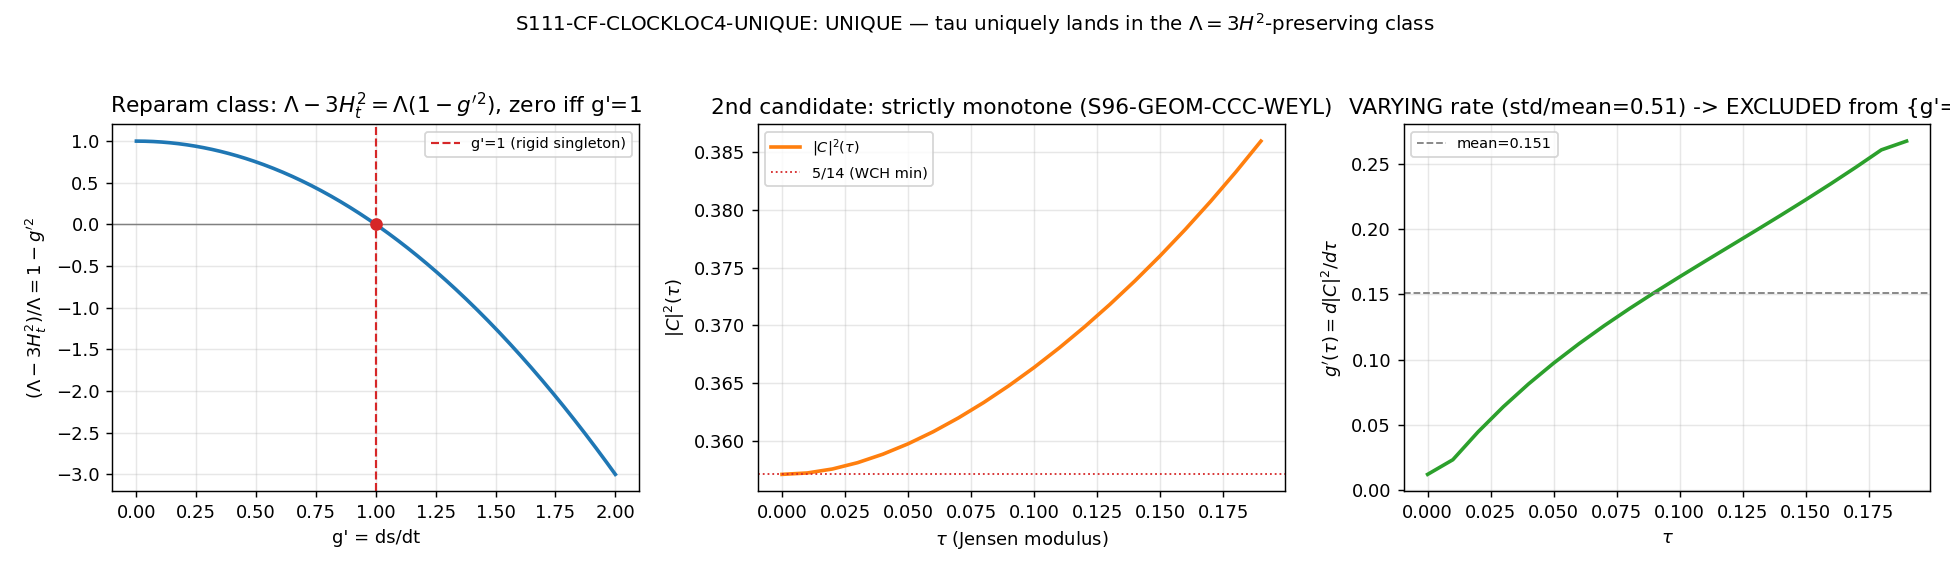

Python code for this plot:
#!/usr/bin/env python3
"""
S111 W1-3 S111-CF-CLOCKLOC4-UNIQUE — Lambda=3H^2-preserving reparam-class / substrate-natural-clock uniqueness
==============================================================================================================

Gate: S111-CF-CLOCKLOC4-UNIQUE ([VERIFY])
Classification: GEOMETRIC (Level-2 clock frame-uniqueness; orthogonal to CLOCKLOC1/2)

Pre-registered threshold (trichotomy on the Lambda=3H^2-preserving reparam class G_inv):
  G_inv := { g monotone : Lambda - 3 H_g^2 = 0  whenever  Lambda - 3 H_tau^2 = 0 }
  PASS  (UNIQUE)           iff |{ substrate-intrinsic monotone f : f preserves Lambda=3H^2
                                  without extra structure }| = 1 (only tau)
  INFO  (UNIQUE-UP-TO-CLASS) iff >= 2 substrate-monotone functions land in the class (a constant-rate
                                  reparam |C|^2 or a0 also preserves it)
  FAIL  (DEGENERATE)        iff Lambda=3H^2 is frame-invariant ONLY for tau exactly with NO nontrivial
                                  class AND that makes "substrate-natural" vacuous (every monotone
                                  relabel breaks the relation, so naturalness does no work as a selector)

Method (WS-CLOCKLOC R3):
  H is a COORDINATE-TIME rate (frame-dependent). Relabel the clock t->g(t), g'=ds/dt>0; then H_t=H_s*g'.
  Lambda is a curvature SCALAR (reparam-invariant). At the de Sitter fixed point Lambda=3 H_s^2, so in the
  t-frame  Lambda - 3 H_t^2 = Lambda - 3 (H_s g')^2 = 3 H_s^2 (1 - g'^2) = Lambda (1 - g'^2).
  Vanishing (Lambda>0, g'>0) iff g'=1: the class is the RIGID SINGLETON {g'=1} (an affine rescale a!=1
  is EXCLUDED). Substrate-naturalness picks tau (dS/dtau one-signed, the substrate's intrinsic deformation
  coordinate). The gate then tests the SECOND substrate-monotone candidates: |C|^2(tau) (strictly monotone
  from 5/14, S96-GEOM-CCC-WEYL) and a0(tau). Each is a monotone REPARAM of tau; if its g'=d(.)/dtau is a
  CONSTANT it lands in {g'=1} up to scale (UP-TO-CLASS); if g' VARIES it forces g'!=1 pointwise (EXCLUDED).

Inputs (SHA-256 dual-pinned at runtime; S84+ schema):
  - canonical_constants.py (feeds audit_sha256; supplies tau_fold, dS_fold, a0_fold)
  - computations/session-96/s96_geom_ccc_weyl.npz (|C|^2(tau) strictly-monotone trajectory, 201-pt grid)
  - script bytes (feeds BOTH audit_sha256 and content_sha256)

Output 4-tuple:
  (value=<UNIQUE|UNIQUE-UP-TO-CLASS|DEGENERATE>, scheme=reparam-invariance-de-Sitter-relation,
   convention=ABSOLUTE, L_max=N/A)

DISTINCTNESS from §VII.AW.OP-PROJ SUBSTRATE-CLOCK-UNIQUENESS-THEOREM (S90 W2 CF-19, STAGE-3-PERMANENT):
  §VII.AW: uniqueness among a DISCRETE candidate space {P_1=substrate-clock Pinning-A, P_2=mode-density,
           P_3=GGE-anchored} by a 5-CRITERIA SATURATION selector, modulo the AFFINE quotient tau->a*tau+b.
  CLOCKLOC4: uniqueness among the CONTINUUM of substrate-intrinsic MONOTONE functions by the
           Lambda=3H^2-PRESERVING selector, whose class is the RIGID SINGLETON {g'=1} (affine a!=1 EXCLUDED).
  Orthogonal: different candidate spaces (3 discrete pinnings vs continuum of monotone functions),
  different selectors (5-criteria saturation vs Lambda=3H^2-preservation), different quotients
  (affine a*tau+b vs g'=1-rigid). CLOCKLOC4 is the Lambda=3H^2-preserving-reparam-class specialization.

Substrate framing: GEOMETRIC. H is a slicing-dependent rate (the ADM lapse fixes the slicing); Lambda is a
  curvature scalar (description-independent). The physical content is the RELATION among rates, not any
  single rate's magnitude. tau=Jensen modulus IS the substrate's intrinsic deformation coordinate
  (dS/dtau one-signed) -- NOT an arbitrary phase-space function. This gate is a frame-uniqueness check on
  the Level-2 clock; D_K eigenvalues -> spectral action S(tau) -> dS/dtau one-signed -> tau the clock.
"""

from __future__ import annotations

# ---------------------------------------------------------------------------
# Section 0 — Bootstrap _shared onto sys.path so canonical_constants imports
# (sibling-script convention, e.g. computations/session-101/*.py)
# ---------------------------------------------------------------------------
import os as _os
import sys as _sys
_SHARED_BOOT = _os.path.join(_os.path.dirname(_os.path.dirname(_os.path.abspath(__file__))), "_shared")
if _SHARED_BOOT not in _sys.path:
    _sys.path.insert(0, _SHARED_BOOT)

# ---------------------------------------------------------------------------
# Section 1 — Canonical constants (MANDATORY first import)
# ---------------------------------------------------------------------------
from canonical_constants import *  # noqa: F401,F403
from canonical_constants import tau_fold, dS_fold, a0_fold

# ---------------------------------------------------------------------------
# Section 2 — Standard imports (CPU-only gate: symbolic algebra + 201-pt grid)
# ---------------------------------------------------------------------------
import os
os.environ.setdefault("OMP_NUM_THREADS", "8")   # cpu-cap-OMP8 per plan GPU_path
os.environ.setdefault("MKL_NUM_THREADS", "8")

import hashlib
import json
import sys
import time
from pathlib import Path

import numpy as np
import matplotlib
matplotlib.use("Agg")
import matplotlib.pyplot as plt
import sympy as sp

# ---------------------------------------------------------------------------
# Section 3 — Paths + pre-registration
# ---------------------------------------------------------------------------
SESSION_DIR = Path(__file__).resolve().parent
COMPUTATIONS_DIR = SESSION_DIR.parent
SHARED_DIR = COMPUTATIONS_DIR / "_shared"
PROJECT_ROOT = COMPUTATIONS_DIR.parent

SESSION = "S111"                                                   # (local)
GATE_ID = "S111-CF-CLOCKLOC4-UNIQUE"                               # (local)
SCHEME = "reparam-invariance-de-Sitter-relation"                  # (local)
CONVENTION = "ABSOLUTE"                                            # (local)
L_MAX = "N/A"                                                      # (local)

# Pre-registered numerical tolerances (PRDR machinery pins)
TOL_SYMBOLIC = 0.0           # (local) Sympy exact-zero residual for the reparam-class identity
TOL_NUM = 1e-9               # (local) numerical monotone-function check
RATE_CONST_FRAC = 1e-6       # (local) std/mean(g') below this => "constant-rate" reparam (UP-TO-CLASS)
CORRIDOR_MIN = 0.0           # (local) transit-corridor lower bound
CORRIDOR_MAX = 0.19          # (local) transit-corridor upper bound (the fold)
WEYL2_GENESIS_EXACT = 5.0 / 14.0   # (local) |C|^2(0) = 5/14 (WCH minimum), S96 anchor

OUT_NPZ = SESSION_DIR / "s111_cf_clockloc4_unique.npz"
OUT_PNG = SESSION_DIR / "s111_cf_clockloc4_unique.png"

CCC_WEYL_NPZ = COMPUTATIONS_DIR / "session-96" / "s96_geom_ccc_weyl.npz"  # (local)

INPUT_FILES = [
    SHARED_DIR / "canonical_constants.py",
    CCC_WEYL_NPZ,
]


# ---------------------------------------------------------------------------
# Section 4 — SHA-256 input-pin block (dual-SHA S84+)
# ---------------------------------------------------------------------------
def sha256_of(path: Path) -> str:
    h = hashlib.sha256()  # (local)
    try:
        h.update(path.read_bytes())
    except OSError:
        return ""
    return h.hexdigest()


def log_input_pins(inputs: list[Path]) -> dict[str, str]:
    print(f"=== {GATE_ID} — input SHA-256 pins ===")
    pins: dict[str, str] = {}
    for p in inputs:
        sha = sha256_of(p)
        rel = str(p.relative_to(PROJECT_ROOT)).replace("\\", "/")
        print(f"  {rel}: {sha[:16]}...")
        pins[rel] = sha
    return pins


def closure_hash(pins: dict[str, str]) -> str:
    items = sorted(pins.items())
    h = hashlib.sha256()
    for k, v in items:
        h.update(f"{k}={v}\n".encode("utf-8"))
    return h.hexdigest()


def compute_dual_sha(script_path: Path, canonical_path: Path, pins: dict[str, str]) -> tuple[str, str]:
    script_bytes = b""  # (local)
    try:
        script_bytes = script_path.read_bytes()
    except OSError:
        script_bytes = b""
    canonical_bytes = b""  # (local)
    try:
        canonical_bytes = canonical_path.read_bytes()
    except OSError:
        canonical_bytes = b""
    pinmap_json = json.dumps(dict(sorted(pins.items())), separators=(",", ":"), sort_keys=True).encode("utf-8")  # (local)
    h_audit = hashlib.sha256()
    h_audit.update(script_bytes)
    h_audit.update(canonical_bytes)
    h_audit.update(pinmap_json)
    audit = h_audit.hexdigest()  # (local)
    h_content = hashlib.sha256()
    h_content.update(script_bytes)
    content = h_content.hexdigest()  # (local)
    return audit, content


# ---------------------------------------------------------------------------
# Section 5 — Compute
# ---------------------------------------------------------------------------
def reparam_class_symbolic() -> dict:
    """Step 1-4 of the substitution chain, exact via Sympy.

    Returns the reparam-class identity Lambda - 3 H_t^2 = Lambda (1 - g'^2), the exact-zero
    residual against the target, and the g'>0 vanishing locus {g'=1}.
    """
    Lam, Hs, gp = sp.symbols("Lambda H_s g_prime", positive=True)   # (local)
    H_t = Hs * gp                                                    # (local) chain rule: H_t = H_s g'
    expr_raw = Lam - 3 * H_t**2                                      # (local) Lambda - 3 H_t^2
    # de Sitter fixed point in the s-frame: 3 H_s^2 = Lambda
    expr_sub = expr_raw.subs(Hs**2, Lam / 3)                         # (local)
    expr_sub = sp.simplify(expr_sub)                                 # (local) -> Lambda - Lambda g'^2
    target = Lam * (1 - gp**2)                                       # (local) Lambda (1 - g'^2)
    residual = sp.simplify(expr_sub - target)                       # (local) MUST be 0
    identity_holds = bool(residual == 0)                            # (local)

    # vanishing locus with g'>0 (Lambda>0 assumed): g'=1
    gp_free = sp.symbols("g_prime", real=True)                      # (local)
    roots = sp.solve(sp.Eq(1 - gp_free**2, 0), gp_free)             # (local) [-1, 1]
    positive_roots = [r for r in roots if r > 0]                    # (local) [1]
    class_is_singleton = (positive_roots == [sp.Integer(1)])        # (local)

    return {
        "expr_sub_str": str(expr_sub),
        "target_str": str(target),
        "residual_str": str(residual),
        "identity_holds": identity_holds,
        "positive_roots": [int(r) for r in positive_roots],
        "class_is_singleton_g1": bool(class_is_singleton),
    }


def candidate_rate(tau: np.ndarray, f: np.ndarray, lo: float, hi: float) -> dict:
    """Cross-check a substrate-monotone candidate f(tau) over [lo,hi].

    Reports: strict monotonicity (g'=df/dtau > 0 everywhere), and whether g' is CONSTANT
    (std/mean below RATE_CONST_FRAC => constant-rate => lands in {g'=1} up to scale => UP-TO-CLASS)
    or VARYING (forces g'!=1 pointwise => EXCLUDED).
    """
    mask = (tau >= lo - 1e-12) & (tau <= hi + 1e-9)                 # (local)
    t = tau[mask]                                                    # (local)
    c = f[mask]                                                      # (local)
    gprime = np.gradient(c, t)                                       # (local) g'(tau)=df/dtau
    strictly_pos = bool(np.all(gprime > TOL_NUM))                   # (local)
    mean_gp = float(np.mean(gprime))                                # (local)
    std_gp = float(np.std(gprime))                                  # (local)
    rel_spread = std_gp / abs(mean_gp) if abs(mean_gp) > 0 else np.inf  # (local)
    is_constant_rate = bool(rel_spread < RATE_CONST_FRAC)           # (local)
    # EXCLUDED from {g'=1} iff (monotone but varying rate). LANDS-IN-CLASS iff constant-rate.
    lands_in_class = bool(strictly_pos and is_constant_rate)        # (local)
    return {
        "n_pts": int(len(t)),
        "f_lo": float(c[0]),
        "f_hi": float(c[-1]),
        "gprime_min": float(np.min(gprime)),
        "gprime_max": float(np.max(gprime)),
        "gprime_mean": mean_gp,
        "gprime_rel_spread": float(rel_spread),
        "strictly_monotone": strictly_pos,
        "is_constant_rate": is_constant_rate,
        "lands_in_class": lands_in_class,
    }


def compute() -> dict:
    # --- (A) symbolic reparam-class identity + vanishing locus -------------------------------
    sym = reparam_class_symbolic()
    print("  [A] reparam-class identity:")
    print(f"      Lambda - 3 H_t^2 (dS subst) = {sym['expr_sub_str']}")
    print(f"      target  Lambda (1 - g'^2)   = {sym['target_str']}")
    print(f"      residual (must be 0)        = {sym['residual_str']}  -> identity_holds={sym['identity_holds']}")
    print(f"      vanishing locus g'>0        = {sym['positive_roots']}  -> singleton {{g'=1}}={sym['class_is_singleton_g1']}")

    # --- (B) substrate-natural selector: tau (dS/dtau one-signed) ----------------------------
    ds_dtau = float(dS_fold)                                         # (local) dS_full/dtau at fold (S42)
    tau_is_one_signed = bool(ds_dtau != 0.0)                         # (local) one-signed => valid clock
    print(f"  [B] substrate-natural selector: dS/dtau = {ds_dtau:.6f} (one-signed={tau_is_one_signed}); "
          f"tau=Jensen modulus is the intrinsic deformation coordinate (tau_fold={float(tau_fold)}).")

    # --- (C) SECOND candidate |C|^2(tau): strictly monotone from 5/14 (S96-GEOM-CCC-WEYL) ----
    d = np.load(CCC_WEYL_NPZ, allow_pickle=True)                    # (local)
    tau_grid = np.asarray(d["tau"], dtype=float)                    # (local)
    weyl2 = np.asarray(d["weyl2"], dtype=float)                     # (local) |C|^2(tau)
    weyl2_genesis = float(np.asarray(d["weyl2_genesis_exact"]).ravel()[0])  # (local) = 5/14
    npz_strictly_inc = bool(np.asarray(d["strictly_increasing"]).ravel()[0])  # (local)
    npz_n_dec = int(np.asarray(d["n_decreasing_steps"]).ravel()[0])  # (local)
    genesis_anchor_ok = bool(abs(weyl2_genesis - WEYL2_GENESIS_EXACT) < 1e-12)  # (local)
    c2_cross = candidate_rate(tau_grid, weyl2, CORRIDOR_MIN, CORRIDOR_MAX)
    print(f"  [C] candidate |C|^2(tau): genesis={weyl2_genesis:.10f} (5/14={WEYL2_GENESIS_EXACT:.10f}, "
          f"match={genesis_anchor_ok}); npz strictly_increasing={npz_strictly_inc}, n_dec_steps={npz_n_dec}")
    print(f"      corridor [0,0.19]: g'=d|C|^2/dtau in [{c2_cross['gprime_min']:.6f},{c2_cross['gprime_max']:.6f}], "
          f"rel_spread(std/mean)={c2_cross['gprime_rel_spread']:.4e}, constant_rate={c2_cross['is_constant_rate']}, "
          f"lands_in_class={c2_cross['lands_in_class']}")

    # --- (D) THIRD candidate a0(tau): zeroth Seeley-DeWitt (volume/mode-count), tau-flat ------
    # a0 is the dimensionless mode-count term (a0_fold=6440). On the transit corridor it is tau-flat at
    # leading order => g'_a0 = da0/dtau ~ 0 => NOT strictly monotone => not a valid deparametrization clock
    # (fails the tau_dot != 0 (D)-well-posedness requirement). So a0 is not even a clock candidate.
    a0_val = float(a0_fold)                                          # (local)
    a0_is_monotone_clock = False                                    # (local) constant => g'=0 => not monotone
    a0_lands_in_class = False                                       # (local) cannot land: not monotone
    print(f"  [D] candidate a0(tau): a0_fold={a0_val} (volume/mode-count term, tau-flat at leading order); "
          f"g'_a0~0 => monotone_clock={a0_is_monotone_clock}, lands_in_class={a0_lands_in_class}")

    # --- (E) trichotomy verdict --------------------------------------------------------------
    # Members of G_inv intersect {substrate-monotone}:
    #   tau            : lands (g'=1 reference)                          -> always 1
    #   |C|^2(tau)     : lands iff constant-rate                         -> c2_cross['lands_in_class']
    #   a0(tau)        : lands iff monotone-clock AND constant-rate      -> a0_lands_in_class (False)
    members = ["tau"]                                                # (local) tau is the reference member
    if c2_cross["lands_in_class"]:
        members.append("|C|^2(tau)")
    if a0_lands_in_class:
        members.append("a0(tau)")
    cardinality = len(members)                                       # (local)

    # DEGENERATE (FAIL) guard: only if the class were g'=1-only AND substrate-naturalness were vacuous.
    # Substrate-naturalness is NOT vacuous: dS/dtau is one-signed, so tau IS singled out by substrate
    # physics (it is the unique monotone whose rate is the spectral-action gradient). The class being the
    # rigid singleton {g'=1} is exactly what makes the substrate-natural selector DO WORK (it excludes all
    # non-tau monotone functions whose g' varies). So FAIL is reachable only if tau_is_one_signed is False.
    naturalness_does_work = bool(tau_is_one_signed and sym["class_is_singleton_g1"])  # (local)

    if not naturalness_does_work:
        verdict = "FAIL"                                            # (local)
        value_tag = "DEGENERATE"                                    # (local)
    elif cardinality == 1:
        verdict = "PASS"                                            # (local)
        value_tag = "UNIQUE"                                        # (local)
    else:
        verdict = "INFO"                                            # (local)
        value_tag = "UNIQUE-UP-TO-CLASS"                            # (local)

    # dual-prior posterior re-allocation (plan dual_prior block)
    # PASS(UNIQUE) -> 0.9 to Track A; INFO(UP-TO-CLASS) -> 0.9 to Track B; FAIL -> re-examine.
    if verdict == "PASS":
        posterior_A, posterior_B = 0.9, 0.1                        # (local)
    elif verdict == "INFO":
        posterior_A, posterior_B = 0.1, 0.9                        # (local)
    else:
        posterior_A, posterior_B = float("nan"), float("nan")     # (local)

    print(f"  [E] G_inv intersect substrate-monotone = {members}  (cardinality={cardinality})")
    print(f"      naturalness_does_work={naturalness_does_work} -> verdict={verdict} ({value_tag})")
    print(f"      dual-prior posterior: Track A (UNIQUE) {posterior_A} / Track B (UP-TO-CLASS) {posterior_B}")

    return {
        "value": value_tag,
        "verdict": verdict,
        "symbolic": sym,
        "ds_dtau": ds_dtau,
        "tau_is_one_signed": tau_is_one_signed,
        "tau_fold": float(tau_fold),
        "weyl2_genesis": weyl2_genesis,
        "genesis_anchor_ok": genesis_anchor_ok,
        "npz_strictly_inc": npz_strictly_inc,
        "npz_n_dec": npz_n_dec,
        "c2_cross": c2_cross,
        "a0_val": a0_val,
        "a0_is_monotone_clock": a0_is_monotone_clock,
        "a0_lands_in_class": a0_lands_in_class,
        "members": members,
        "cardinality": cardinality,
        "naturalness_does_work": naturalness_does_work,
        "posterior_A": posterior_A,
        "posterior_B": posterior_B,
        # arrays for plot / npz
        "tau_grid": tau_grid,
        "weyl2": weyl2,
    }


def make_plot(res: dict) -> None:
    tau = res["tau_grid"]
    weyl2 = res["weyl2"]
    mask = (tau >= CORRIDOR_MIN - 1e-12) & (tau <= CORRIDOR_MAX + 1e-9)
    t = tau[mask]
    c = weyl2[mask]
    gprime = np.gradient(c, t)

    fig, axes = plt.subplots(1, 3, figsize=(15, 4.4))

    # Panel 1: the reparam-class identity Lambda(1-g'^2) vs g'
    gp = np.linspace(0.0, 2.0, 400)
    axes[0].plot(gp, 1.0 - gp**2, lw=2, color="C0")
    axes[0].axhline(0.0, color="0.5", lw=0.8)
    axes[0].axvline(1.0, color="C3", ls="--", lw=1.2, label="g'=1 (rigid singleton)")
    axes[0].scatter([1.0], [0.0], color="C3", zorder=5)
    axes[0].set_xlabel("g' = ds/dt")
    axes[0].set_ylabel(r"$(\Lambda-3H_t^2)/\Lambda = 1-g'^2$")
    axes[0].set_title(r"Reparam class: $\Lambda-3H_t^2=\Lambda(1-g'^2)$, zero iff g'=1")
    axes[0].legend(fontsize=8)
    axes[0].grid(alpha=0.3)

    # Panel 2: |C|^2(tau) over the corridor (monotone candidate)
    axes[1].plot(t, c, lw=2, color="C1", label=r"$|C|^2(\tau)$")
    axes[1].axhline(WEYL2_GENESIS_EXACT, color="C3", ls=":", lw=1.0, label="5/14 (WCH min)")
    axes[1].set_xlabel(r"$\tau$ (Jensen modulus)")
    axes[1].set_ylabel(r"$|C|^2(\tau)$")
    axes[1].set_title("2nd candidate: strictly monotone (S96-GEOM-CCC-WEYL)")
    axes[1].legend(fontsize=8)
    axes[1].grid(alpha=0.3)

    # Panel 3: g'(tau)=d|C|^2/dtau -- VARYING => excluded from {g'=1}
    axes[2].plot(t, gprime, lw=2, color="C2")
    axes[2].axhline(float(np.mean(gprime)), color="0.5", ls="--", lw=1.0,
                    label=f"mean={np.mean(gprime):.3f}")
    axes[2].set_xlabel(r"$\tau$")
    axes[2].set_ylabel(r"$g'(\tau)=d|C|^2/d\tau$")
    axes[2].set_title(f"VARYING rate (std/mean={np.std(gprime)/abs(np.mean(gprime)):.2f}) -> EXCLUDED from {{g'=1}}")
    axes[2].legend(fontsize=8)
    axes[2].grid(alpha=0.3)

    fig.suptitle(f"{GATE_ID}: {res['value']} — tau uniquely lands in the $\\Lambda=3H^2$-preserving class",
                 fontsize=11)
    fig.tight_layout(rect=[0, 0, 1, 0.96])
    fig.savefig(OUT_PNG, dpi=130)
    plt.close(fig)


def save_npz(res: dict, audit_sha: str, content_sha: str) -> None:
    c2 = res["c2_cross"]
    np.savez(
        OUT_NPZ,
        value=res["value"],
        verdict=res["verdict"],
        cardinality=res["cardinality"],
        members=np.array(res["members"], dtype=object),
        identity_holds=res["symbolic"]["identity_holds"],
        residual_str=res["symbolic"]["residual_str"],
        expr_sub_str=res["symbolic"]["expr_sub_str"],
        target_str=res["symbolic"]["target_str"],
        class_is_singleton_g1=res["symbolic"]["class_is_singleton_g1"],
        positive_roots=np.array(res["symbolic"]["positive_roots"]),
        ds_dtau=res["ds_dtau"],
        tau_is_one_signed=res["tau_is_one_signed"],
        tau_fold=res["tau_fold"],
        weyl2_genesis=res["weyl2_genesis"],
        genesis_anchor_ok=res["genesis_anchor_ok"],
        npz_strictly_inc=res["npz_strictly_inc"],
        npz_n_dec=res["npz_n_dec"],
        c2_gprime_min=c2["gprime_min"],
        c2_gprime_max=c2["gprime_max"],
        c2_gprime_mean=c2["gprime_mean"],
        c2_gprime_rel_spread=c2["gprime_rel_spread"],
        c2_strictly_monotone=c2["strictly_monotone"],
        c2_is_constant_rate=c2["is_constant_rate"],
        c2_lands_in_class=c2["lands_in_class"],
        a0_val=res["a0_val"],
        a0_is_monotone_clock=res["a0_is_monotone_clock"],
        a0_lands_in_class=res["a0_lands_in_class"],
        naturalness_does_work=res["naturalness_does_work"],
        posterior_A=res["posterior_A"],
        posterior_B=res["posterior_B"],
        tau_grid=res["tau_grid"],
        weyl2=res["weyl2"],
        audit_sha256=audit_sha,
        content_sha256=content_sha,
        scheme=SCHEME,
        convention=CONVENTION,
        L_max=str(L_MAX),
    )


# ---------------------------------------------------------------------------
# Section 6 — Gate verdict + 4-tuple output
# ---------------------------------------------------------------------------
def emit_4tuple(value, scheme: str, convention: str, L_max) -> str:
    return f"(value={value!r}, scheme={scheme}, convention={convention}, L_max={L_max})"


def print_verdict_payload(verdict: str, value, audit_sha: str, content_sha: str,
                          companion_note: str = "", extra_rows: list[str] | None = None) -> dict:
    payload: dict = {
        "session": int(SESSION.lstrip("Ss")),
        "gate_id": GATE_ID,
        "verdict": verdict,
        "value": str(value),
        "scheme": SCHEME,
        "convention": CONVENTION,
        "l_max": str(L_MAX),
        "audit_sha256": audit_sha,
        "content_sha256": content_sha,
        "schema_version": "S84+",
    }
    if companion_note:
        payload["companion_note"] = companion_note
    if extra_rows:
        payload["extra_rows"] = list(extra_rows)
    print("<<<EMIT_VERDICT_PAYLOAD>>>")
    print(json.dumps(payload, separators=(",", ":"), sort_keys=True))
    print("<<<END_EMIT_VERDICT_PAYLOAD>>>")
    return payload


# ---------------------------------------------------------------------------
# Section 7 — Main
# ---------------------------------------------------------------------------
def main() -> int:
    t0 = time.time()  # (local)

    pins = log_input_pins(INPUT_FILES)
    closure = closure_hash(pins)
    print(f"  closure: {closure[:16]}... (legacy closure, informational)")

    script_path = Path(__file__).resolve()  # (local)
    canonical_path = SHARED_DIR / "canonical_constants.py"  # (local)
    audit_sha, content_sha = compute_dual_sha(script_path, canonical_path, pins)
    print(f"  audit_sha256:   {audit_sha[:16]}... (script+canonical+pinmap)")
    print(f"  content_sha256: {content_sha[:16]}... (script only)")
    print()

    res = compute()
    value = res["value"]
    verdict = res["verdict"]

    make_plot(res)
    save_npz(res, audit_sha, content_sha)

    c2 = res["c2_cross"]
    note = (f"G_inv_card={res['cardinality']};members={'|'.join(res['members'])};"
            f"class={{g'=1}}_singleton={res['symbolic']['class_is_singleton_g1']};"
            f"identity_resid={res['symbolic']['residual_str']};"
            f"dS/dtau={res['ds_dtau']:.3f}_one-signed={res['tau_is_one_signed']};"
            f"|C|^2_corridor_g'_spread={c2['gprime_rel_spread']:.3e}_constant_rate={c2['is_constant_rate']}_EXCLUDED;"
            f"a0_monotone_clock={res['a0_is_monotone_clock']}_EXCLUDED;"
            f"distinct_from_VII.AW.OP-PROJ_(5-criteria-affine_vs_Lambda=3H^2-rigid);"
            f"posterior_A={res['posterior_A']}/B={res['posterior_B']}")
    extra = [f"# clockloc4_detail: {note}"]

    tag = emit_4tuple(value, SCHEME, CONVENTION, L_MAX)
    print(tag)
    print_verdict_payload(verdict, value, audit_sha, content_sha, extra_rows=extra)

    wall = time.time() - t0  # (local)
    print(f"\n=== {GATE_ID}: {verdict} ({value}) (wall {wall:.1f}s) ===")
    return 0 if verdict != "FAIL" else 1


if __name__ == "__main__":
    sys.exit(main())
